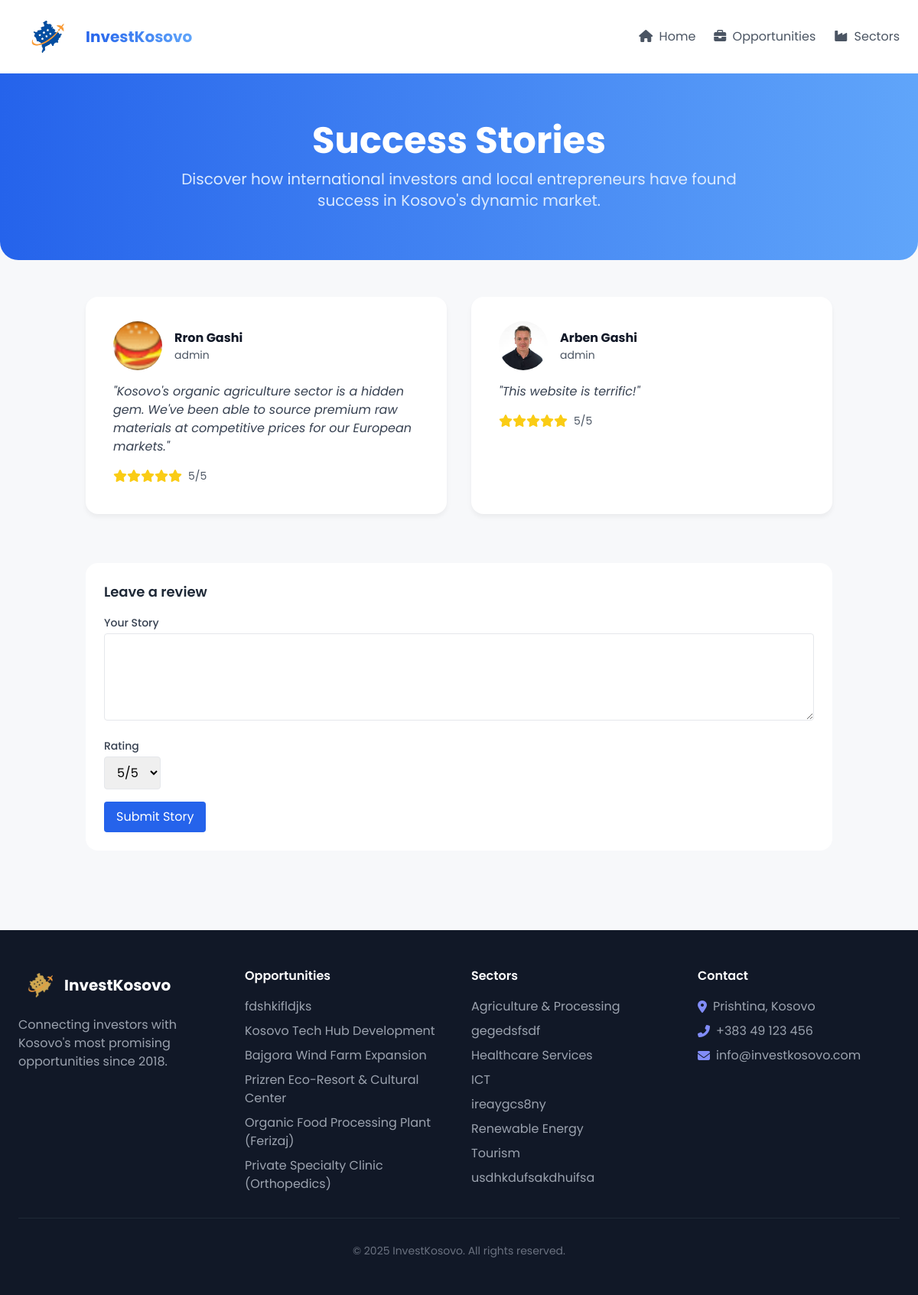
Page /success-stories.php (signed in) on the committed database.
### tables this page shows
CREATE TABLE `success_stories` (
  `id` int(11) NOT NULL,
  `user_id` int(11) NOT NULL,
  `description` text NOT NULL,
  `rating` int(11) NOT NULL CHECK (`rating` between 0 and 5)
);

CREATE TABLE `investment_opportunities` (
  `opportunity_id` int(11) NOT NULL,
  `title` varchar(150) NOT NULL,
  `sector_id` int(11) DEFAULT NULL,
  `capital_min` decimal(15,2) NOT NULL,
  `capital_max` decimal(15,2) NOT NULL,
  `risk_level` enum('low','medium','high') NOT NULL,
  `timeline_months` int(11) NOT NULL,
  `description` text NOT NULL,
  `contact_email` varchar(150) NOT NULL,
  `created_at` datetime DEFAULT current_timestamp(),
  `money_raised` decimal(15,2) DEFAULT 0.00,
  `goal` decimal(15,2) DEFAULT 0.00
);

CREATE TABLE `sectors` (
  `sector_id` int(11) NOT NULL,
  `name` varchar(100) NOT NULL,
  `description` text DEFAULT NULL
);

### success-stories.php (the view, shortened to what this page needs)
<?php
include_once 'config.php';
$oppo = $pdo->query("SELECT opportunity_id, title FROM investment_opportunities ORDER BY created_at DESC")->fetchAll(PDO::FETCH_ASSOC);
$sector = $pdo->query("SELECT sector_id, name FROM sectors ORDER BY name ASC")->fetchAll(PDO::FETCH_ASSOC);
$stories = $pdo->query("SELECT * FROM success_stories ORDER BY user_id")->fetchAll(PDO::FETCH_ASSOC);
$users = $pdo->query("SELECT * FROM users ORDER BY user_id")->fetchAll(PDO::FETCH_ASSOC);
$userNameMap = [];
$userPicMap = [];
$userTypeMap = [];
foreach ($users as $u) {
    $userNameMap[$u['user_id']] = $u['full_name'];
    $userPicMap[$u['user_id']] = $u['profile_picture'];
    $userTypeMap[$u['user_id']] = $u['user_type'];
}
?>
<!DOCTYPE html>
<html lang="en">
<head>
    <script src="https://cdn.tailwindcss.com"></script>
    <link rel="stylesheet" href="https://cdnjs.cloudflare.com/ajax/libs/font-awesome/6.4.0/css/all.min.css">
</head>
<body class="min-h-screen">
    <nav class="bg-white shadow-lg py-4 px-6 flex justify-between items-center">
        <div class="flex items-center">
            <a href="index.php" class="flex items-center text-gray-800 hover:text-blue-600 transition-colors">
                <img class="h-16 w-auto" src="kosova.png" alt="InvestKosovo Logo">
                <span class="text-xl font-bold bg-gradient-to-r from-blue-600 to-blue-400 bg-clip-text text-transparent ml-2">InvestKosovo</span>
            </a>
        </div>
        <div class="flex items-center space-x-6">
            <a href="index.php" class="text-gray-600 hover:text-blue-600 transition-colors"><i class="fas fa-home mr-1"></i> Home</a>
            <a href="opportunity-detail.php" class="text-gray-600 hover:text-blue-600 transition-colors"><i class="fas fa-briefcase mr-1"></i> Opportunities</a>
            <a href="sector-detail.php" class="text-gray-600 hover:text-blue-600 transition-colors"><i class="fas fa-industry mr-1"></i> Sectors</a>
        </div>
    </nav>
    <div class="bg-gradient-to-r from-blue-600 to-blue-400 text-white py-16 px-8 md:px-16 mb-12 fade-in rounded-b-3xl">
        <div class="max-w-4xl mx-auto text-center">
            <h1 class="text-4xl md:text-5xl font-bold mb-3">Success Stories</h1>
            <p class="text-xl text-blue-100 max-w-3xl mx-auto">Discover how international investors and local entrepreneurs have found success in Kosovo's dynamic market.</p>
        </div>
    </div>
    <div class="max-w-5xl mx-auto px-6 pb-16">
        <div class="grid grid-cols-1 md:grid-cols-2 gap-8">
            <?php foreach ($stories as $story): ?>
            <div class="bg-white rounded-2xl p-8 story-card fade-in">
                <div class="flex items-center mb-4">
                    <img class="w-16 h-16 rounded-full mr-4" src="<?php echo htmlspecialchars($userPicMap[$story['user_id']] ?? 'uploads/profile_1.png'); ?>" alt="Profile Picture">
                    <div>
                        <h4 class="font-bold text-gray-900"><?php echo htmlspecialchars($userNameMap[$story['user_id']] ?? 'Unknown User'); ?></h4>
                        <p class="text-gray-600 text-sm"><?php echo htmlspecialchars($userTypeMap[$story['user_id']]); ?></p>
                    </div>
                </div>
                <p class="text-gray-700 mb-4 italic"><?php echo htmlspecialchars($story['description']); ?></p>
                <div class="flex items-center text-yellow-400 mb-2">
                    <i class="fas fa-star"></i><i class="fas fa-star"></i><i class="fas fa-star"></i><i class="fas fa-star"></i><i class="fas fa-star"></i>
                    <span class="text-gray-600 ml-2 text-sm"><?php echo htmlspecialchars($story['rating']); ?>/5</span>
                </div>
            </div>
            <?php endforeach; ?>
        </div>
    </div>
    <div class="max-w-5xl mx-auto px-6 pb-6">
        <div class="bg-white rounded-2xl p-6 mb-8">
            <h3 class="text-lg font-semibold text-gray-800 mb-4">Leave a review</h3>
            <form method="post" class="space-y-4">
                <div>
                    <label class="block text-sm font-medium text-gray-700 mb-1">Your Story</label>
                    <textarea name="description" rows="4" class="w-full border rounded px-3 py-2" required></textarea>
                </div>
                <div>
                    <label class="block text-sm font-medium text-gray-700 mb-1">Rating</label>
                    <select name="rating" class="border rounded px-3 py-2">
                        <?php for ($r = 5; $r >= 0; $r--): ?>
                            <option value="<?= $r ?>"><?= $r ?>/5</option>
                        <?php endfor; ?>
                    </select>
                </div>
                <div>
                    <button type="submit" name="submit_story" class="bg-blue-600 text-white px-4 py-2 rounded">Submit Story</button>
                </div>
            </form>
        </div>
    </div>
    <footer class="bg-gray-900 text-white py-12 px-6 mt-12">
        <div class="max-w-6xl mx-auto grid grid-cols-1 md:grid-cols-4 gap-8">
            <div>
                <h3 class="text-xl font-bold mb-4 flex items-center">
                    <img class="h-12 w-auto" src="kosova1.png" alt="InvestKosovo Logo">InvestKosovo
                </h3>
                <p class="text-gray-400">Connecting investors with Kosovo's most promising opportunities since 2018.</p>
            </div>
            <div>
                <h4 class="font-semibold mb-4">Opportunities</h4>
                <ul class="space-y-2 text-gray-400">
                    <?php foreach($oppo as $o):?>
                        <li><a href="opportunity-detail.php?id=<?= $o['opportunity_id'] ?>" class="hover:text-white transition-colors"><?= htmlspecialchars($o['title']) ?></a></li>
                    <?php endforeach; ?>
                </ul>
            </div>
            <div>
                <h4 class="font-semibold mb-4">Sectors</h4>
                <ul class="space-y-2 text-gray-400">
                    <?php foreach($sector as $s): ?>
                        <li><a href="sector-detail.php?id=<?= $s['sector_id'] ?>" class="hover:text-white transition-colors"><?= htmlspecialchars($s['name']) ?></a></li>
                    <?php endforeach; ?>
                </ul>
            </div>
            <div>
                <h4 class="font-semibold mb-4">Contact</h4>
                <ul class="space-y-2 text-gray-400">
                    <li class="flex items-center"><i class="fas fa-map-marker-alt mr-2 text-indigo-400"></i> Prishtina, Kosovo</li>
                    <li class="flex items-center"><i class="fas fa-phone-alt mr-2 text-indigo-400"></i> +383 49 123 456</li>
                    <li class="flex items-center"><i class="fas fa-envelope mr-2 text-indigo-400"></i> info@investkosovo.com</li>
                </ul>
            </div>
        </div>
        <div class="max-w-6xl mx-auto pt-8 mt-8 border-t border-gray-800 text-center text-gray-500 text-sm">
            <p>© 2025 InvestKosovo. All rights reserved.</p>
        </div>
    </footer>
</body>
</html>

### success-stories.php (style rules this page uses)
body { font-family: 'Poppins', sans-serif; background: #f7f8fa; }
.story-card { transition: all 0.3s ease; box-shadow: 0 4px 6px rgba(0,0,0,0.05); border-left: 4px solid transparent; }
.fade-in { animation: fadeIn 0.6s ease-in; }

### rows in the picture
success_stories: shows a picture, user "Rron Gashi", user "admin", description "\"Kosovo's organic agriculture sector is a hidden gem. We've been able to source premium raw materials at competitive prices for our European markets.\"", rating "5"
success_stories: shows a picture, user "Arben Gashi", user "admin", description "\"This website is terrific!\"", rating "5"
investment_opportunities: title "fdshkifldjks"
investment_opportunities: title "Kosovo Tech Hub Development"
investment_opportunities: title "Bajgora Wind Farm Expansion"
investment_opportunities: title "Prizren Eco-Resort & Cultural Center"
investment_opportunities: title "Organic Food Processing Plant (Ferizaj)"
investment_opportunities: title "Private Specialty Clinic (Orthopedics)"
sectors: name "Agriculture & Processing"
sectors: name "gegedsfsdf"
sectors: name "Healthcare Services"
sectors: name "ICT"
sectors: name "ireaygcs8ny"
sectors: name "Renewable Energy"
sectors: name "Tourism"
sectors: name "usdhkdufsakdhuifsa"

### other values in the picture
form field rating "5/5"
